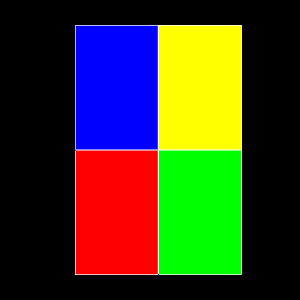

Generate this figure with Python:
#!/usr/bin/env python

# Test vtkCellPicker flat block index matching with vtkCompositePolyDataMapper.

import vtkmodules.vtkInteractionStyle  # noqa: F401
import vtkmodules.vtkRenderingFreeType  # noqa: F401
import vtkmodules.vtkRenderingOpenGL2  # noqa: F401

from vtkmodules.vtkCommonCore import vtkPoints
from vtkmodules.vtkCommonDataModel import (
    vtkCellArray,
    vtkMultiBlockDataSet,
    vtkPolyData,
)
from vtkmodules.vtkRenderingCore import (
    vtkActor,
    vtkCellPicker,
    vtkCompositeDataDisplayAttributes,
    vtkCompositePolyDataMapper,
    vtkRenderWindow,
    vtkRenderWindowInteractor,
    vtkRenderer,
)

# Regular 3x3x3 grid of points
dx = 2.0
dy = 3.0
grid_coords = [
    [0.0, 0.0, -4.0], [2.0, 0.0, -4.0], [4.0, 0.0, -4.0],
    [0.0, 3.0, -4.0], [2.0, 3.0, -4.0], [4.0, 3.0, -4.0],
    [0.0, 6.0, -4.0], [2.0, 6.0, -4.0], [4.0, 6.0, -4.0],
    [0.0, 0.0, -2.0], [2.0, 0.0, -2.0], [4.0, 0.0, -2.0],
    [0.0, 3.0, -2.0], [2.0, 3.0, -2.0], [4.0, 3.0, -2.0],
    [0.0, 6.0, -2.0], [2.0, 6.0, -2.0], [4.0, 6.0, -2.0],
    [0.0, 0.0, 0.0], [2.0, 0.0, 0.0], [4.0, 0.0, 0.0],
    [0.0, 3.0, 0.0], [2.0, 3.0, 0.0], [4.0, 3.0, 0.0],
    [0.0, 6.0, 0.0], [2.0, 6.0, 0.0], [4.0, 6.0, 0.0],
]

# Construct multi-block dataset
multi_block = vtkMultiBlockDataSet()
multi_block.SetNumberOfBlocks(4)

display_attributes = vtkCompositeDataDisplayAttributes()
mapper = vtkCompositePolyDataMapper()
mapper.SetInputDataObject(multi_block)
mapper.SetCompositeDataDisplayAttributes(display_attributes)

# Part 0: verts [0],[1],[2],[3], polys [0,1,4,3], color red
points_0 = vtkPoints()
for coord in grid_coords:
    points_0.InsertNextPoint(coord)
verts_0 = vtkCellArray()
verts_0.InsertNextCell(1)
verts_0.InsertCellPoint(0)
verts_0.InsertNextCell(1)
verts_0.InsertCellPoint(1)
verts_0.InsertNextCell(1)
verts_0.InsertCellPoint(2)
verts_0.InsertNextCell(1)
verts_0.InsertCellPoint(3)
polys_0 = vtkCellArray()
polys_0.InsertNextCell(4)
polys_0.InsertCellPoint(0)
polys_0.InsertCellPoint(1)
polys_0.InsertCellPoint(4)
polys_0.InsertCellPoint(3)
poly_0 = vtkPolyData()
poly_0.SetPoints(points_0)
poly_0.SetVerts(verts_0)
poly_0.SetPolys(polys_0)
multi_block.SetBlock(0, poly_0)
mapper.SetBlockColor(1, [1, 0, 0])

# Part 1: verts [0],[1],[2], polys [1,2,5,4], color green
points_1 = vtkPoints()
for coord in grid_coords:
    points_1.InsertNextPoint(coord)
verts_1 = vtkCellArray()
verts_1.InsertNextCell(1)
verts_1.InsertCellPoint(0)
verts_1.InsertNextCell(1)
verts_1.InsertCellPoint(1)
verts_1.InsertNextCell(1)
verts_1.InsertCellPoint(2)
polys_1 = vtkCellArray()
polys_1.InsertNextCell(4)
polys_1.InsertCellPoint(1)
polys_1.InsertCellPoint(2)
polys_1.InsertCellPoint(5)
polys_1.InsertCellPoint(4)
poly_1 = vtkPolyData()
poly_1.SetPoints(points_1)
poly_1.SetVerts(verts_1)
poly_1.SetPolys(polys_1)
multi_block.SetBlock(1, poly_1)
mapper.SetBlockColor(2, [0, 1, 0])

# Part 2: verts [0],[1], polys [3,4,7,6], color blue
points_2 = vtkPoints()
for coord in grid_coords:
    points_2.InsertNextPoint(coord)
verts_2 = vtkCellArray()
verts_2.InsertNextCell(1)
verts_2.InsertCellPoint(0)
verts_2.InsertNextCell(1)
verts_2.InsertCellPoint(1)
polys_2 = vtkCellArray()
polys_2.InsertNextCell(4)
polys_2.InsertCellPoint(3)
polys_2.InsertCellPoint(4)
polys_2.InsertCellPoint(7)
polys_2.InsertCellPoint(6)
poly_2 = vtkPolyData()
poly_2.SetPoints(points_2)
poly_2.SetVerts(verts_2)
poly_2.SetPolys(polys_2)
multi_block.SetBlock(2, poly_2)
mapper.SetBlockColor(3, [0, 0, 1])

# Part 3: verts [0], polys [4,5,8,7], color yellow
points_3 = vtkPoints()
for coord in grid_coords:
    points_3.InsertNextPoint(coord)
verts_3 = vtkCellArray()
verts_3.InsertNextCell(1)
verts_3.InsertCellPoint(0)
polys_3 = vtkCellArray()
polys_3.InsertNextCell(4)
polys_3.InsertCellPoint(4)
polys_3.InsertCellPoint(5)
polys_3.InsertCellPoint(8)
polys_3.InsertCellPoint(7)
poly_3 = vtkPolyData()
poly_3.SetPoints(points_3)
poly_3.SetVerts(verts_3)
poly_3.SetPolys(polys_3)
multi_block.SetBlock(3, poly_3)
mapper.SetBlockColor(4, [1, 1, 0])

actor = vtkActor()
actor.SetMapper(mapper)
actor.GetProperty().EdgeVisibilityOn()
actor.GetProperty().SetEdgeColor(1, 1, 1)

renderer = vtkRenderer()
renderer.AddViewProp(actor)
renderer.SetBackground(0, 0, 0)

render_window = vtkRenderWindow()
render_window.AddRenderer(renderer)
render_window.SetWindowName("cell picker composite block")
render_window.SetMultiSamples(0)
render_window.SetSize(300, 300)

interactor = vtkRenderWindowInteractor()
interactor.SetRenderWindow(render_window)

render_window.Render()

# Picker
cell_picker = vtkCellPicker()

# Pick test data: (pick-coordinate, (result, block, cell, point))
delta = 0.00001
pick_data = [
    ((0.1 * dx, 0.1 * dy), (True, 1, 4, 0)),
    ((0.9 * dx, 0.9 * dy), (True, 1, 4, 4)),
    ((0.9 * dx, dy - delta), (True, 3, 2, 4)),
    ((0.9 * dx, dy + delta), (True, 3, 2, 4)),
]

# Run picks
for data in pick_data:
    xy = data[0]
    size = render_window.GetSize()
    p = [size[0] / 2, size[1] / 2, 0]

    camera = renderer.GetActiveCamera()
    camera.SetPosition(xy[0], xy[1], 2.0)
    camera.SetFocalPoint(xy[0], xy[1], 0.0)
    camera.SetViewUp(0, 1, 0)
    camera.SetViewAngle(35)
    camera.ParallelProjectionOn()
    renderer.ResetCameraClippingRange()
    render_window.Render()

    cell_picker.Pick(p[0], p[1], 0, renderer)

interactor.Initialize()
interactor.Start()
